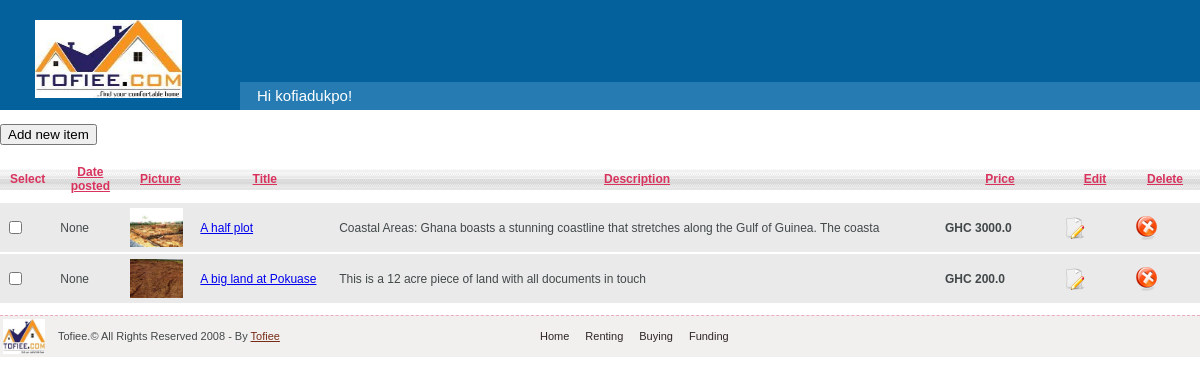
The page /user/ (signed in) on the database as committed earlier.
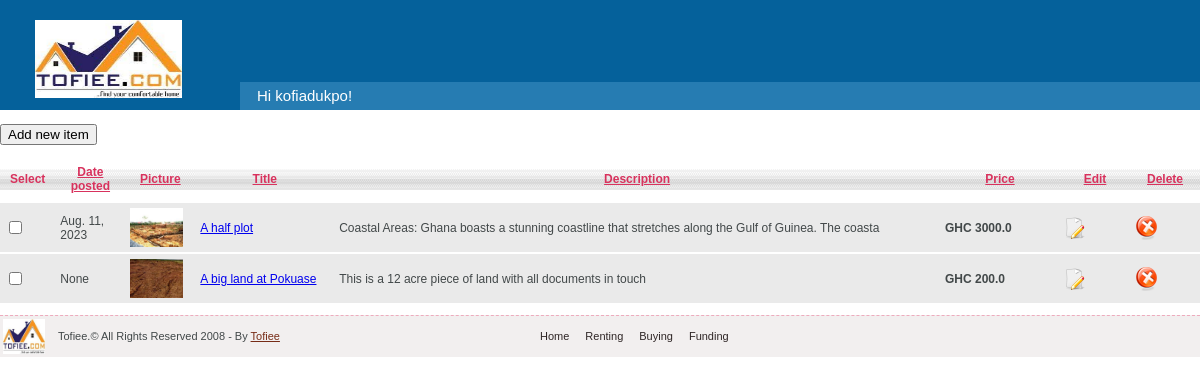
The same page on the database as committed later.
### tofiee/models.py (models this page shows, shortened)
class Member(models.Model):
  username = models.CharField(max_length=15, default='none')
  price = models.FloatField()
  title = models.CharField(max_length=50)
  region = models.CharField(max_length=25, default='none')
  city = models.CharField(max_length=50, default='none')
  town = models.CharField(max_length=50, default='none')
  description = models.CharField(max_length=1000, blank=True)
  date = models.DateField(default=datetime.now())
  size = models.CharField(max_length=50, default='none', blank=True)
  contact = models.CharField(max_length=10, blank=True)
  dp = models.ImageField(upload_to='images/',default='default.jpg', blank=True)
  pic1 = models.ImageField(upload_to='images/',default='default.jpg', blank=True)
  pic2 = models.ImageField(upload_to='images/',default='default.jpg', blank=True)
  pic3 = models.ImageField(upload_to='images/',default='default.jpg', blank=True)
  pic4 = models.ImageField(upload_to='images/',default='default.jpg', blank=True)
  pic5 = models.ImageField(upload_to='images/',default='default.jpg', blank=True)
  pic6= models.ImageField(upload_to='images/',default='default.jpg', blank=True)
  rooms = models.FloatField(max_length=50)
  bathrooms = models.FloatField(max_length=50)
  utilities = models.CharField(max_length=100)
  category = models.CharField(max_length=100, default='none')
  active = models.CharField(max_length=10, default='0', blank=True)
  slug = models.SlugField(max_length=200, unique=True)
  newsletter = models.CharField(max_length=100, default=0)
  document_a = models.FloatField(max_length=100, default=0)
  document_b = models.FloatField(max_length=100, default=0)
  document_c = models.FloatField(max_length=100, default=0)
  availability_from = models.DateField(max_length=100, default=datetime.now(),  blank=True)
  availability_to = models.DateField(max_length=100, default=datetime.now(), blank=True)

### tofiee/views.py (the view)
# urls.py: path("user/", tf.user, name="user"),
def user(request):
    if request.user.is_authenticated:
        username = request.user.username
        member = Member.objects.all().filter(username= username).order_by('-date')
        return render (request=request, template_name="user.html", context={"member":member})
    else:
        return HttpResponse("Hello, guest! Please login to continue")

### tofiee/templates/user.html
{% extends "baseuser.html" %}
{% block content %}
{% load static %}
<br>
<a href="/userinput/">
  <button>Add new item</button>
</a>
<div class="table_grid">
    <table cellspacing="0" cellpadding="0">
      <tr>
        <th style="width:10px;">Select</th>
        <th style="width:50px;"><a href="#" class="pink">Date posted</a></th>
        <th style="width:50px;"><a href="#" class="pink">Picture</a></th>
        <th style="width:auto;"><a href="#" class="pink">Title</a></th>
        <th style="width:auto;"><a href="#" class="pink">Description</a></th>
        <th style="width:100px;"><a href="#" class="pink">Price</a></th>
        <th style="width:50px;"><a href="#" class="pink">Edit</a></th>
        <th style="width:50px;"><a href="#" class="pink">Delete</a></th>
      </tr>
      {% for i in member %}
      <tr class="even">
        <td><input type="checkbox" name="checkbox" /></td>
        <td>{{ i.date }}</td>
        <td><img alt="" src="{{ i.dp.url }}" width="53" height="39" border="0" /></td>
        <td><a href="{% url 'user_detail' i.slug  %}">{{ i.title }}</a></td>
        <td>{{ i.description }}</td>
        <td><strong>GHC {{ i.price }}</strong></td>
        <td><a href="/update/{{ i.id }}"><img alt="" src="{% static 'images/adminicons/edit.png' %}" width="22" height="22" border="0" /></a></td>
        <td><a href="{% url 'delete_record' i.id %}" onclick="return confirm('Are you sure you want to delete this record?')"><img alt="" src="{% static 'images/adminicons/delete.png' %}"  width="24" height="24" border="0" /></a></td>
      </tr>
      {% endfor %}
      </table>
    </div>
{% endblock %}

Rows that differ between the two databases and show on the page:
changed Member "A half plot": date "None" → "Aug. 11, 2023"
